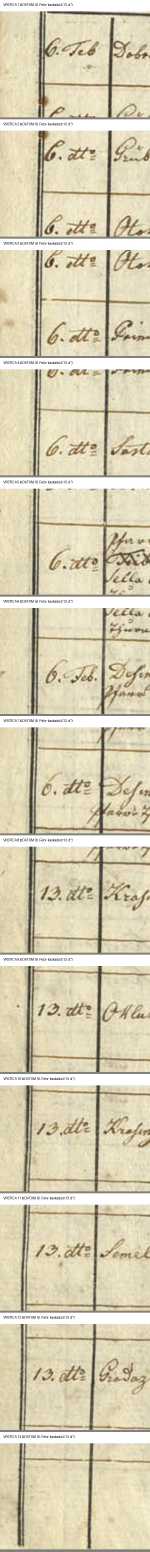
#> input picture research/issue17/p259-work/duels/s11_dates.jpg, 450 x 4654 px, given in place of s11.jpg, which was not available (shown at 1/3 size)
$ python p259_duelcrops.py
#> lines starting #> are read from the running program, lines starting #| are printed output that depends on the picture
#!/usr/bin/env python3
# -*- coding: utf-8 -*-
"""P259 — duel-kompoziti: celice vrstic s11/s12/s13 (imena/hiše/datumi) lepljene v
označene navpične kompozite ×3–4 zoom. Geometrija (po p259_rows.py, isti skeni!):
  vrstice: s11 = 13 (y0 285, y1 1400) · s12 = 12 (y0 280, y1 1260) · s13 = 11 (y0 280, y1 1040)
  stolpci: date 70–220 | ženin-vas+hiša 210–480 | ženin-ime 450–730 |
           nevesta-vas+hiša 680–950 | nevesta-ime 920–1095 | desna 1030–2050
Duel-seznam (iz hints a/b alternativ + facts.json datumDueli):
  s11_r2 (Gosling|Pesdirz? h53|33 + Bring|Brinc h24) · s12_r1/r2 (19.|12.-Febr + Hofferer|Hohenauer)
  s12_r5 (Schmig|Amiz h60 + 19.|10.|26.-Oct) · s12_r7 (RESTART-1834 22.|27.-Jän)
  s13_r1 (5.|8.-Febr) · s13_r2 (5.|9.) · s13_r6 (Vrh h58|68 + h51) · s13_r11 (10.|17.-Febr + Marentič 24|29)"""
import os
from PIL import Image, ImageDraw

OUT = "/tmp/p259/duels"
os.makedirs(OUT, exist_ok=True)

ROWS = {'s11': (13, 285, 1400), 's12': (12, 280, 1260), 's13': (11, 280, 1040)}
# Kalibracija po p258-s8/s9 (ISTI fizični zvezek!) + p259_rows.py G/B-bloki (G 40–640 / B 600–1080):
GEOM = {
    'date':     (70, 220),
    'groom_vh': (220, 475),
    'groom_nm': (445, 700),
    'bride_vh': (695, 915),
    'bride_nm': (890, 1095),
    'right':    (1030, 2050),
}


def yc(scan, r):
    n, y0, y1 = ROWS[scan]
    pitch = (y1 - y0) / n
    return int(y0 + (r - 0.5) * pitch)


def half(scan):
    n, y0, y1 = ROWS[scan]
    return int((y1 - y0) / n * 0.55) + 6


def cell(im, x0, x1, cy, hf, zoom):
    c = im.crop((x0, max(0, cy - hf), x1, min(im.size[1], cy + hf)))
    return c.resize((int(c.width * zoom), int(c.height * zoom)), Image.LANCZOS)


def composite(name, scan, items, zoom=4):
    """items = [(row, colkey, label)] — lepi navpično z oznakami."""
#> called with name = 's11_dates', scan = 's11', zoom = 3
    im = Image.open(f'/tmp/p259/{scan}.jpg')
#> im is the input picture: PIL image 450x4654 RGB; mean R, G, B 216.3, 207.9, 180.7
    parts = []
    for row, col, label in items:
        cy = yc(scan, row)
        x0, x1 = GEOM[col]
        c = cell(im, x0, x1, cy, half(scan), zoom)
        band = Image.new('RGB', (c.width, 34), 'white')
        d = ImageDraw.Draw(band)
        d.text((10, 8), label, fill='black')
        parts.append(band); parts.append(c)
        sep = Image.new('RGB', (c.width, 6), 'gray')
        parts.append(sep)
#> after the loop, parts = 39 items
    W = max(p.width for p in parts)
#> W = 450
    H = sum(p.height for p in parts)
#> H = 4654
    out = Image.new('RGB', (W, H), 'white')
#> out: PIL image 450x4654 RGB; every value is 255
    y = 0
    for p in parts:
        out.paste(p, (0, y)); y += p.height
#> this loop made 39 passes
#> y on passes 1 to 12: 34, 352, 358, 392, 710, 716, 750, 1068, 1074, 1108, 1426, 1432
#> after the loop, y = 4654
    out.save(f'{OUT}/{name}.jpg', quality=93)
    print(f"{name}: {out.size}")
#| s11_dates: (450, 4654)


# D1–D3: datumski kompoziti (vse vrstice, ×3) — kaskada 6./13. Febr 1833 + restarti 1834
composite('s11_dates', 's11', [(i, 'date', f'VRSTICA {i} — DATUM (6. Febr-kaskada → 13. d°):') for i in range(1, 14)], zoom=3)
composite('s12_dates', 's12', [(i, 'date', f'VRSTICA {i} — DATUM (1833-konec → 1834-RESTART):') for i in range(1, 13)], zoom=3)
#> call 2 of composite, with name = 's12_dates', scan = 's12', zoom = 3
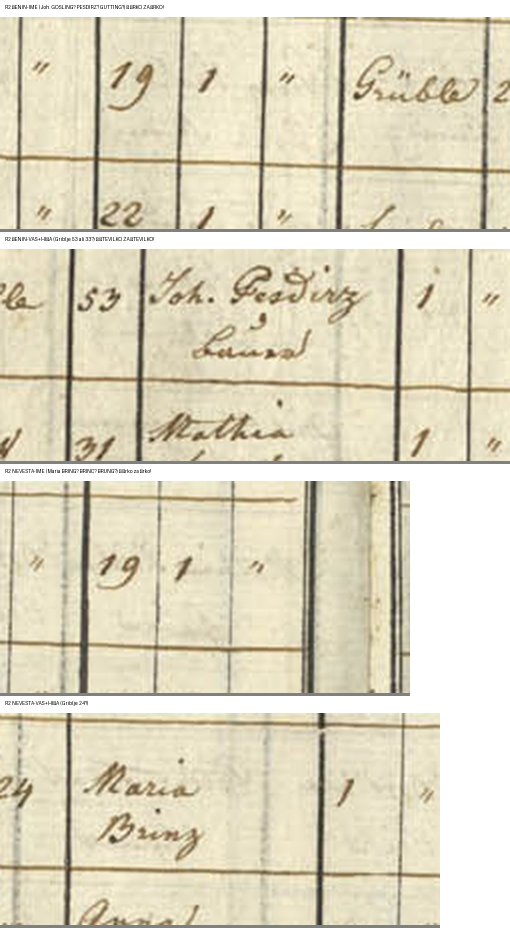
#> input picture research/issue17/p259-work/duels/s11_r2_gosling.jpg, 1020 x 1856 px, given in place of s12.jpg, which was not available (shown at 1/2 size)
#> in composite, im is the input picture: PIL image 1020x1856 RGB; mean R, G, B 222.1, 215.3, 192.2
#> after the loop in composite (call 2), `for row, col, label in items:`: parts = 36 items
#> in composite (call 2), `H = sum(p.height for p in parts)`: H = 4080
#> in composite (call 2), `out = Image.new('RGB', (W, H), 'white')`: out: PIL image 450x4080 RGB; every value is 255
#> the loop in composite (call 2), `for p in parts:` made 36 passes
#> y on passes 1 to 12: 34, 334, 340, 374, 674, 680, 714, 1014, 1020, 1054, 1354, 1360
#| s12_dates: (450, 4080)
composite('s13_dates', 's13', [(i, 'date', f'VRSTICA {i} — DATUM (rob-št. {i+7} — 5./9./10. Febr 1834):') for i in range(1, 12)], zoom=3)
#> call 3 of composite, with name = 's13_dates', scan = 's13', zoom = 3
#> after the loop in composite (call 3), `for row, col, label in items:`: parts = 33 items
#> in composite (call 3), `H = sum(p.height for p in parts)`: H = 3344
#> in composite (call 3), `out = Image.new('RGB', (W, H), 'white')`: out: PIL image 450x3344 RGB; every value is 255
#> the loop in composite (call 3), `for p in parts:` made 33 passes
#> y on passes 1 to 12: 34, 298, 304, 338, 602, 608, 642, 906, 912, 946, 1210, 1216
#> after the loop in composite (call 3), `for p in parts:`:
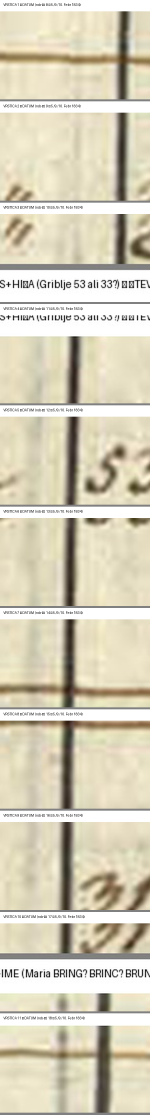
#> out: PIL image 450x3344 RGB (shown at 1/3 size); mean R, G, B 214.4, 207.8, 186.5
#| s13_dates: (450, 3344)

# D4: s11_r2 GOSLING/PESDIRZ — glavni imenski duel!
composite('s11_r2_gosling', 's11', [
    (2, 'groom_nm', 'R2 ŽENIN-IME (Joh. GOSLING? PESDIRZ? GUTTING?) — ČRKO ZA ČRKO!'),
    (2, 'groom_vh', 'R2 ŽENIN-VAS+HIŠA (Griblje 53 ali 33?) — ŠTEVILKO ZA ŠTEVILKO!'),
    (2, 'bride_nm', 'R2 NEVESTA-IME (Maria BRING? BRINC? BRUNG?) — črko za črko!'),
    (2, 'bride_vh', 'R2 NEVESTA-VAS+HIŠA (Griblje 24?)'),
], zoom=4)
#> call 4 of composite, with name = 's11_r2_gosling', scan = 's11', zoom = 4
#> after the loop in composite (call 4), `for row, col, label in items:`: parts = 12 items
#> in composite (call 4), `W = max(p.width for p in parts)`: W = 1020
#> in composite (call 4), `H = sum(p.height for p in parts)`: H = 1856
#> in composite (call 4), `out = Image.new('RGB', (W, H), 'white')`: out: PIL image 1020x1856 RGB; every value is 255
#> the loop in composite (call 4), `for p in parts:` made 12 passes
#> y on passes 1 to 12: 34, 458, 464, 498, 922, 928, 962, 1386, 1392, 1426, 1850, 1856
#> after the loop in composite (call 4), `for p in parts:`:
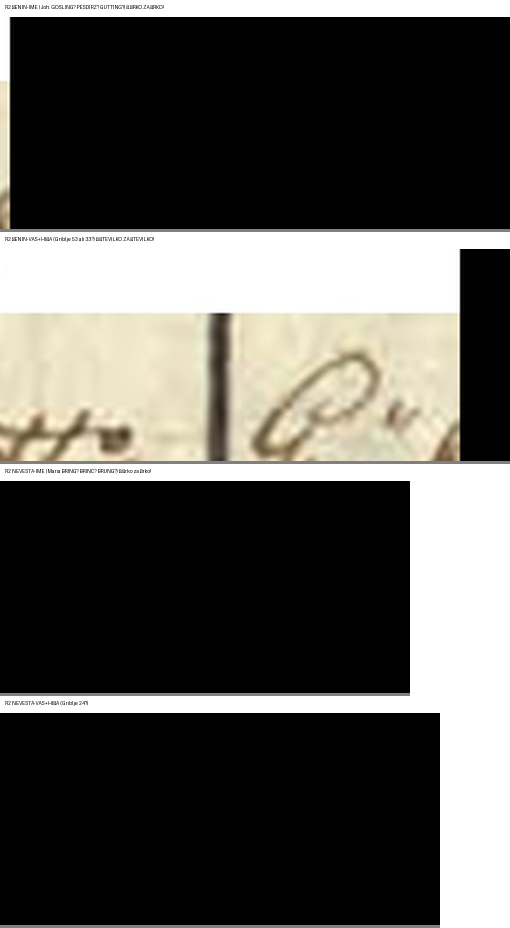
#> out: PIL image 1020x1856 RGB (shown at 1/2 size); mean R, G, B 87.5, 86.1, 81.8
#| s11_r2_gosling: (1020, 1856)

# D5: s12_r1+r2 — datumski 19.|12.-Febr + imena Hofferer/Hohenauer
composite('s12_r1_r2', 's12', [
    (1, 'groom_nm', 'R1 ŽENIN-IME (Georg HOFFERER? HOHENAUER?) — črko za črko!'),
    (1, 'groom_vh', 'R1 ŽENIN-VAS+HIŠA (Nötsch? Kreuzdorf? 13?)'),
    (1, 'bride_nm', 'R1 NEVESTA-IME (Anna Tschesch? Stunigk?)'),
    (1, 'bride_vh', 'R1 NEVESTA-VAS+HIŠA (Goritschach? Prüstein? 10?)'),
    (2, 'date', 'R2 DATUM (19. d°? 12. April?) — pazi mesec!'),
    (2, 'groom_nm', 'R2 ŽENIN-IME + priimek'),
], zoom=4)
#> after the loop in composite (call 5), `for row, col, label in items:`:
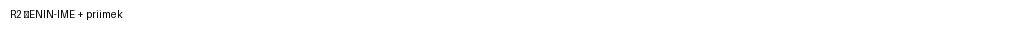
#> band: PIL image 1020x34 RGB; min 0, max 255, mean 253.1
#> after the loop in composite (call 5), `for row, col, label in items:`: parts = 18 items
#> in composite (call 5), `H = sum(p.height for p in parts)`: H = 2640
#> in composite (call 5), `out = Image.new('RGB', (W, H), 'white')`: out: PIL image 1020x2640 RGB; every value is 255
#> the loop in composite (call 5), `for p in parts:` made 18 passes
#> y on passes 1 to 12: 34, 434, 440, 474, 874, 880, 914, 1314, 1320, 1354, 1754, 1760
#> after the loop in composite (call 5), `for p in parts:`:
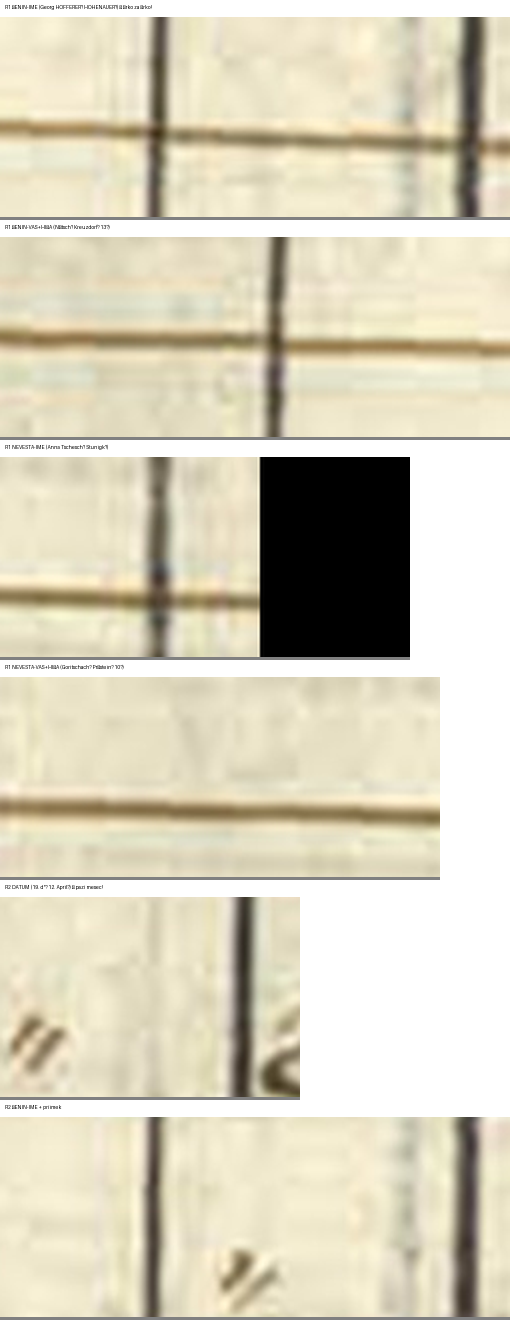
#> out: PIL image 1020x2640 RGB (shown at 1/2 size); mean R, G, B 215.9, 209.6, 188.6
#| s12_r1_r2: (1020, 2640)

# D6: s12_r5 — SCHMIG/ŠIMIČ h60 + datumski 19.|10.|26.-Oct
composite('s12_r5_schmig', 's12', [
    (5, 'date', 'R5 DATUM (19.? 10.? 26. October?) — DAN + MESEC!'),
    (5, 'groom_nm', 'R5 ŽENIN-IME (Georg SCHMIG? AMIZ? ~ŠIMIČ?) — črko za črko!'),
    (5, 'groom_vh', 'R5 ŽENIN-VAS+HIŠA (Griblje/Gribl 60?)'),
    (5, 'bride_nm', 'R5 NEVESTA-IME (Katharina Harschpich? Jureisjofrig?)'),
    (5, 'bride_vh', 'R5 NEVESTA-VAS+HIŠA (Kresling? Kosting? 21?)'),
], zoom=4)
#> after the loop in composite (call 6), `for row, col, label in items:`: parts = 15 items
#> in composite (call 6), `H = sum(p.height for p in parts)`: H = 2200
#> in composite (call 6), `out = Image.new('RGB', (W, H), 'white')`: out: PIL image 1020x2200 RGB; every value is 255
#> the loop in composite (call 6), `for p in parts:` made 15 passes
#> after the loop in composite (call 6), `for p in parts:`:
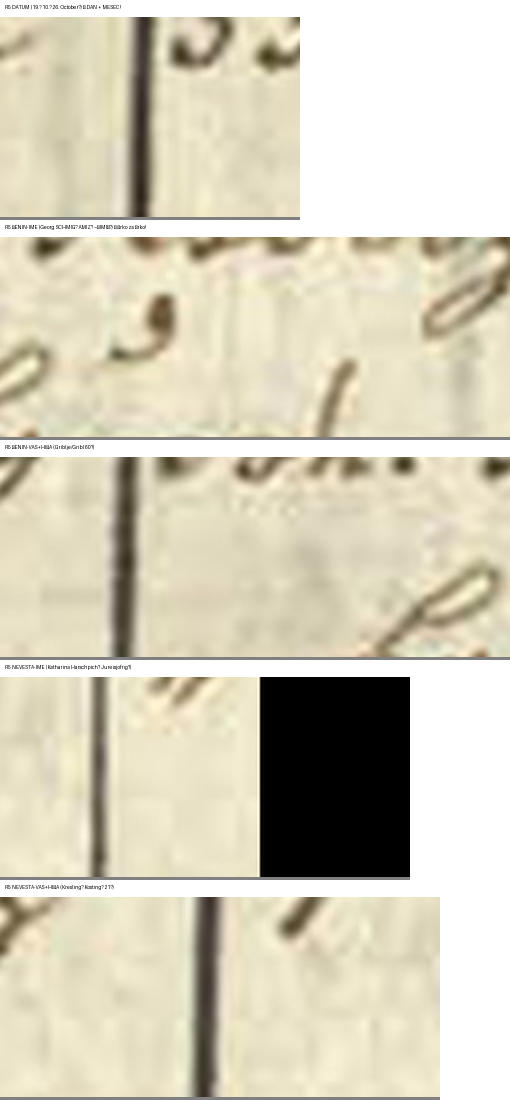
#> out: PIL image 1020x2200 RGB (shown at 1/2 size); mean R, G, B 213.2, 207.3, 187.4
#| s12_r5_schmig: (1020, 2200)

# D7: s12_r7 — RESTART-1834! 22.|27.-Jän + imena
composite('s12_r7_restart', 's12', [
    (7, 'date', 'R7 DATUM (22. ali 27. Jänner 1834?) — DAN! + letnica 1834?'),
    (7, 'groom_nm', 'R7 ŽENIN-IME (Johann Kalmigh? Stephan Pasfrig?) — črko za črko!'),
    (7, 'groom_vh', 'R7 ŽENIN-VAS+HIŠA (Vano? Vivano? 5?)'),
    (7, 'bride_nm', 'R7 NEVESTA-IME (Maria Dobrak? Kosak?)'),
    (7, 'bride_vh', 'R7 NEVESTA-VAS+HIŠA (Gordej? Gradiz? 3?)'),
], zoom=4)
#> the loop in composite (call 7), `for row, col, label in items:` made 5 passes
#> pass 2, in cell (call 53), `c = im.crop((x0, max(0, cy - hf), x1, min(im.size[1], cy + hf)))`:
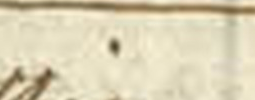
#> c: PIL image 255x100 RGB; mean R, G, B 218.8, 209.6, 180.5
#| s12_r7_restart: (1020, 2200)

# D8: s13_r1 — restart-glava 5.|8.-Febr + imena
composite('s13_r1_restart', 's13', [
    (1, 'date', 'R1 DATUM (5. ali 8. Febr 1834?) — DAN! (pepelni-1834 = 5. 2.?)'),
    (1, 'groom_nm', 'R1 ŽENIN-IME (Georg Kapucžik? Koschizhigl?) — črko za črko!'),
    (1, 'groom_vh', 'R1 ŽENIN-VAS+HIŠA (Gerhüpe/Gorjupa? 2?)'),
    (1, 'bride_nm', 'R1 NEVESTA-IME (Anna Vipotnik? Viqnay?)'),
    (1, 'bride_vh', 'R1 NEVESTA-VAS+HIŠA (Jeschnica? Gerhuipa? 8?)'),
], zoom=4)
#| s13_r1_restart: (1020, 1960)

# D9: s13_r6 — VRH h58|h68 + h51 (GRIBLJE-PAR!)
composite('s13_r6_vrh', 's13', [
    (6, 'groom_nm', 'R6 ŽENIN-IME (Marcus VRH? VRBAN? — ČRKO ZA ČRKO!)'),
    (6, 'groom_vh', 'R6 ŽENIN-VAS+HIŠA (Griblje 58 ali 68?) — ŠTEVILKO ZA ŠTEVILKO!'),
    (6, 'bride_nm', 'R6 NEVESTA-IME (Maria Haraghtinich? Karafhainj?) — črko za črko!'),
    (6, 'bride_vh', 'R6 NEVESTA-VAS+HIŠA (Griblje 51?)'),
], zoom=4)
#| s13_r6_vrh: (1020, 1568)

# D10: s13_r11 — zadnja vrstica: 10.|17.-Febr + MARENTIČ 24|29
composite('s13_r11_marentic', 's13', [
    (11, 'date', 'R11 DATUM (10. ali 17. Febr 1834?) — DAN!'),
    (11, 'groom_nm', 'R11 ŽENIN-IME (Georg Hozhoved? Koschheuel?) — črko za črko!'),
    (11, 'groom_vh', 'R11 ŽENIN-VAS+HIŠA (Konyev/Kostanjevica? 13?)'),
    (11, 'bride_nm', 'R11 NEVESTA-IME (Margareth MARENTICH? Marcuteich? ~MARENTIČ!)'),
    (11, 'bride_vh', 'R11 NEVESTA-VAS+HIŠA (Dobravlje 24 ali 29?) — ŠTEVILKO!'),
], zoom=4)
#| s13_r11_marentic: (1020, 1960)

print("DONE — kompoziti:", len([f for f in os.listdir(OUT) if f.endswith('.jpg')]))
